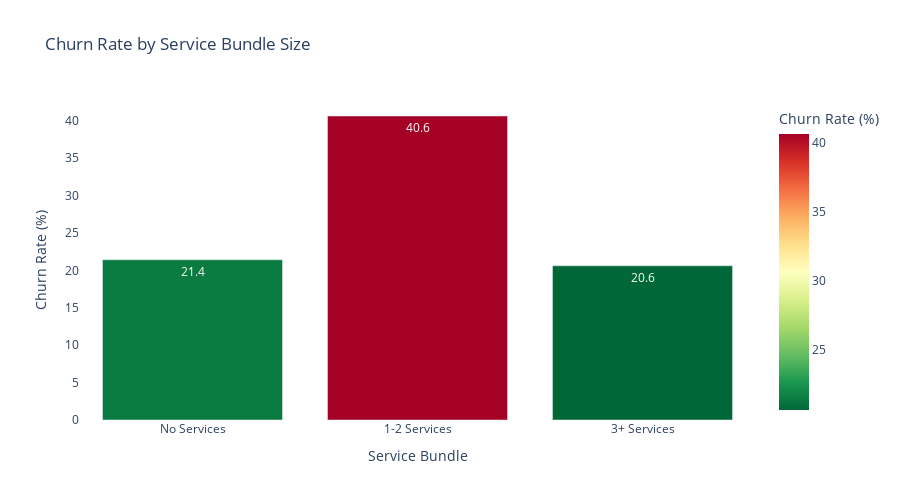

Notebook cell for this chart:
### Markdown cell above
# ============================================
# 6. CHART 4: SERVICE BUNDLE IMPACT
# ============================================

### Code cell
# Count number of add-on services
service_columns = ['OnlineSecurity', 'OnlineBackup', 'DeviceProtection', 
                   'TechSupport', 'StreamingTV', 'StreamingMovies']

df['Service_Count'] = 0
for col in service_columns:
    df['Service_Count'] += (df[col] == 'Yes').astype(int)

# Create service segments
df['Service_Segment'] = pd.cut(df['Service_Count'], 
                                bins=[-1, 0, 2, 6], 
                                labels=['No Services', '1-2 Services', '3+ Services'])

bundle_analysis = df.groupby('Service_Segment').agg({
    'Churn': lambda x: (x == 'Yes').mean() * 100,
    'customerID': 'count',
    'MonthlyCharges': 'mean'
}).reset_index()
bundle_analysis.columns = ['Service_Segment', 'Churn_Rate', 'Customer_Count', 'Avg_Monthly_Charge']

fig4 = px.bar(bundle_analysis,
              x='Service_Segment',
              y='Churn_Rate',
              title='Churn Rate by Service Bundle Size',
              labels={'Service_Segment': 'Service Bundle', 'Churn_Rate': 'Churn Rate (%)'},
              color='Churn_Rate',
              color_continuous_scale='RdYlGn_r',
              text_auto='.1f')

fig4.update_layout(
    plot_bgcolor='white',
    height=500,
    showlegend=False
)
fig4.show()

print("\nService Bundle Analysis:")
print(bundle_analysis.to_string(index=False))

### Figure 1 — Plotly figure (JSON) as saved in the notebook; plotly's stock layout.template omitted (floating-point values rounded to 4 significant figures)
{"data": [{"hovertemplate": "Service Bundle=%{x}<br>Churn Rate (%)=%{marker.color}<extra></extra>", "legendgroup": "", "marker": {"color": [21.41, 40.62, 20.6], "coloraxis": "coloraxis", "pattern": {"shape": ""}}, "name": "", "orientation": "v", "showlegend": false, "textposition": "auto", "texttemplate": "%{y:.1f}", "type": "bar", "x": ["No Services", "1-2 Services", "3+ Services"], "xaxis": "x", "y": [21.41, 40.62, 20.6], "yaxis": "y"}], "layout": {"barmode": "relative", "coloraxis": {"colorbar": {"title": {"text": "Churn Rate (%)"}}, "colorscale": [[0, "rgb(0,104,55)"], [0.1, "rgb(26,152,80)"], [0.2, "rgb(102,189,99)"], [0.3, "rgb(166,217,106)"], [0.4, "rgb(217,239,139)"], [0.5, "rgb(255,255,191)"], [0.6, "rgb(254,224,139)"], [0.7, "rgb(253,174,97)"], [0.8, "rgb(244,109,67)"], [0.9, "rgb(215,48,39)"], [1, "rgb(165,0,38)"]]}, "height": 500, "legend": {"tracegroupgap": 0}, "plot_bgcolor": "white", "showlegend": false, "title": {"text": "Churn Rate by Service Bundle Size"}, "xaxis": {"anchor": "y", "domain": [0, 1], "title": {"text": "Service Bundle"}}, "yaxis": {"anchor": "x", "domain": [0, 1], "title": {"text": "Churn Rate (%)"}}}}
